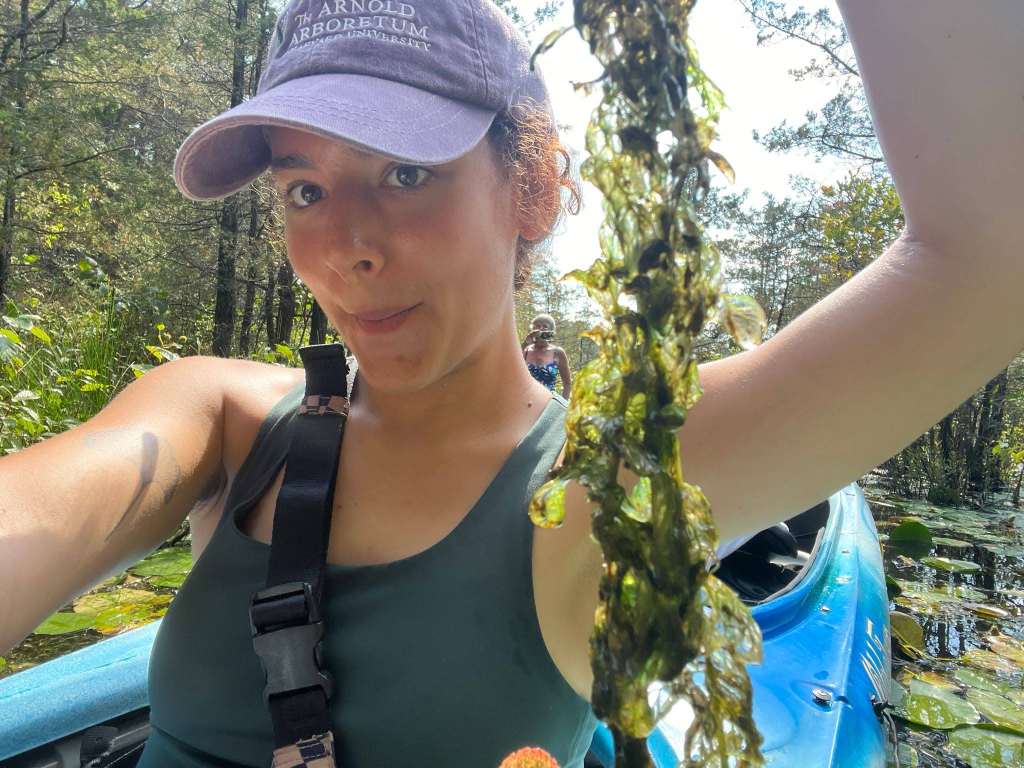
#> input picture art-microcopy/IMG-20230907-WA0047.jpg, 2048 x 1536 px, found by its file name (shown at 1/2 size); its folder holds 4 pictures in this run
$ python thumbnail.py
#> lines starting #> are read from the running program, lines starting #| are printed output that depends on the picture
import os
from PIL import Image

# Set the directory containing your images and the directory for thumbnails
image_dir = 'art-microcopy'
thumbnail_dir = "art-microcopy"

# Make the thumbnails directory if it doesn't exist
if not os.path.exists(thumbnail_dir):
    os.makedirs(thumbnail_dir)

# Set the size for the thumbnails
thumbnail_size = (400, 400)

# Iterate through the image directory
for filename in os.listdir(image_dir):
    if filename.endswith(('.jpg', '.jpeg', '.png')):
        img_path = os.path.join(image_dir, filename)
        img = Image.open(img_path)
#> img is the input picture: PIL image 2048x1536 RGB; mean R, G, B 124.4, 125.7, 113
        img.thumbnail(thumbnail_size)
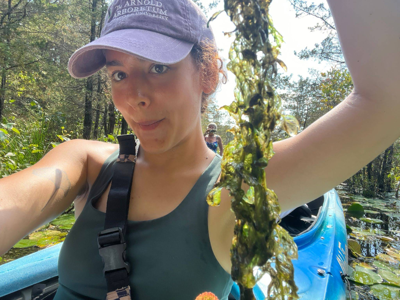
#> img: PIL image 400x300 RGB; mean R, G, B 124.5, 125.9, 113.1
#> pass 3 of the loop `for filename in os.listdir(image_dir):`:
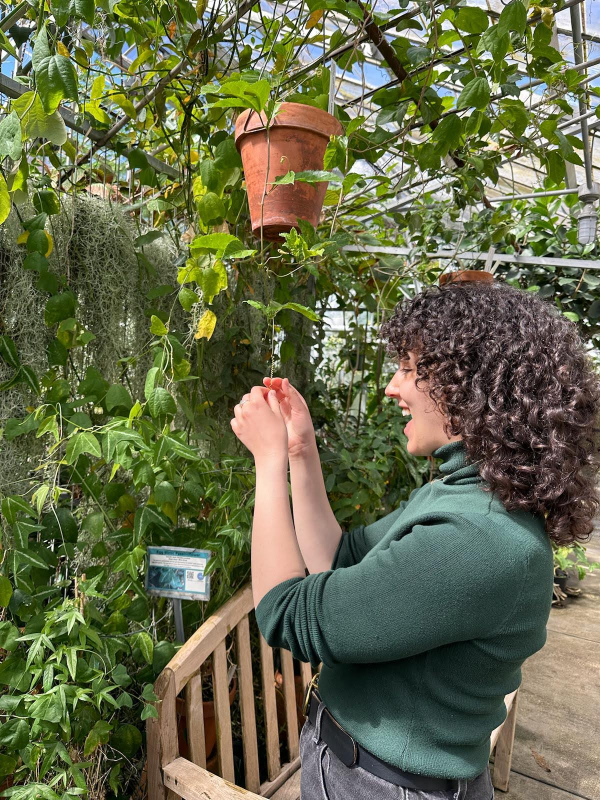
#> input picture art-microcopy/IMG-20240329-WA0112.jpg, 1200 x 1600 px, found by its file name (shown at 1/2 size)
#> img is the input picture: PIL image 1200x1600 RGB; mean R, G, B 101.4, 105.3, 73
#> `img.thumbnail(thumbnail_size)`:
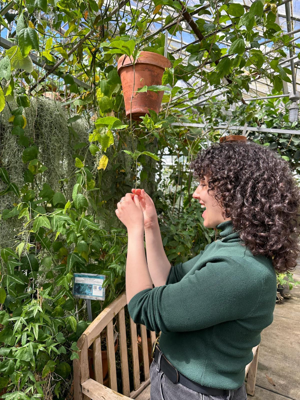
#> img: PIL image 300x400 RGB; mean R, G, B 101.5, 105.5, 73.1
#> the loop made 5 passes; the first 3 are shown
        base_name, ext = os.path.splitext(filename)
        filename = base_name + 'thumb' + ext
        # Save the thumbnail to the thumbnails directory
        thumb_path = os.path.join(thumbnail_dir, filename)
        img.save(thumb_path,"JPEG")
        print(f"Thumbnail for {filename} created.")
